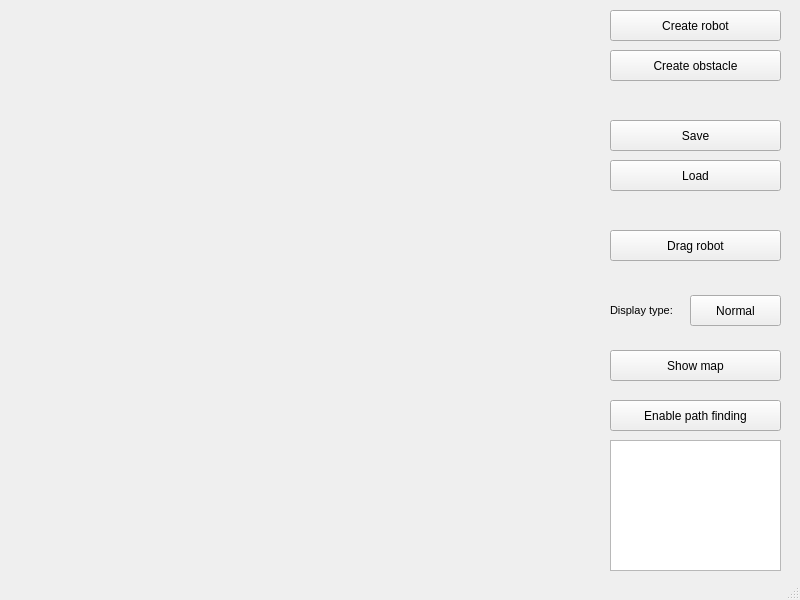
<?xml version="1.0" encoding="UTF-8"?>
<ui version="4.0">
 <class>MainWindow</class>
 <widget class="QMainWindow" name="MainWindow">
  <property name="geometry">
   <rect>
    <x>0</x>
    <y>0</y>
    <width>800</width>
    <height>600</height>
   </rect>
  </property>
  <property name="windowTitle">
   <string>MainWindow</string>
  </property>
  <widget class="QWidget" name="centralwidget">
   <widget class="QPushButton" name="createRobotButton">
    <property name="geometry">
     <rect>
      <x>610</x>
      <y>10</y>
      <width>171</width>
      <height>31</height>
     </rect>
    </property>
    <property name="text">
     <string>Create robot</string>
    </property>
   </widget>
   <widget class="QPushButton" name="createObstacleButton">
    <property name="enabled">
     <bool>true</bool>
    </property>
    <property name="geometry">
     <rect>
      <x>610</x>
      <y>50</y>
      <width>171</width>
      <height>31</height>
     </rect>
    </property>
    <property name="text">
     <string>Create obstacle</string>
    </property>
   </widget>
   <widget class="QPushButton" name="minsowskiButton">
    <property name="geometry">
     <rect>
      <x>690</x>
      <y>295</y>
      <width>91</width>
      <height>31</height>
     </rect>
    </property>
    <property name="text">
     <string>Normal</string>
    </property>
   </widget>
   <widget class="QPushButton" name="moveRobotButton">
    <property name="geometry">
     <rect>
      <x>610</x>
      <y>230</y>
      <width>171</width>
      <height>31</height>
     </rect>
    </property>
    <property name="text">
     <string>Drag robot</string>
    </property>
   </widget>
   <widget class="QPushButton" name="findPathMode">
    <property name="geometry">
     <rect>
      <x>610</x>
      <y>400</y>
      <width>171</width>
      <height>31</height>
     </rect>
    </property>
    <property name="text">
     <string>Enable path finding</string>
    </property>
   </widget>
   <widget class="QPushButton" name="showMapButton">
    <property name="geometry">
     <rect>
      <x>610</x>
      <y>350</y>
      <width>171</width>
      <height>31</height>
     </rect>
    </property>
    <property name="text">
     <string>Show map</string>
    </property>
   </widget>
   <widget class="QPushButton" name="loadButton">
    <property name="geometry">
     <rect>
      <x>610</x>
      <y>160</y>
      <width>171</width>
      <height>31</height>
     </rect>
    </property>
    <property name="text">
     <string>Load</string>
    </property>
   </widget>
   <widget class="QPushButton" name="saveButton">
    <property name="geometry">
     <rect>
      <x>610</x>
      <y>120</y>
      <width>171</width>
      <height>31</height>
     </rect>
    </property>
    <property name="text">
     <string>Save</string>
    </property>
   </widget>
   <widget class="QTextBrowser" name="logArea">
    <property name="geometry">
     <rect>
      <x>610</x>
      <y>440</y>
      <width>171</width>
      <height>131</height>
     </rect>
    </property>
   </widget>
   <widget class="QLabel" name="label">
    <property name="geometry">
     <rect>
      <x>610</x>
      <y>300</y>
      <width>81</width>
      <height>21</height>
     </rect>
    </property>
    <property name="font">
     <font>
      <pointsize>8</pointsize>
     </font>
    </property>
    <property name="text">
     <string>Display type:</string>
    </property>
   </widget>
  </widget>
  <widget class="QStatusBar" name="statusbar"/>
 </widget>
 <resources/>
 <connections/>
</ui>
